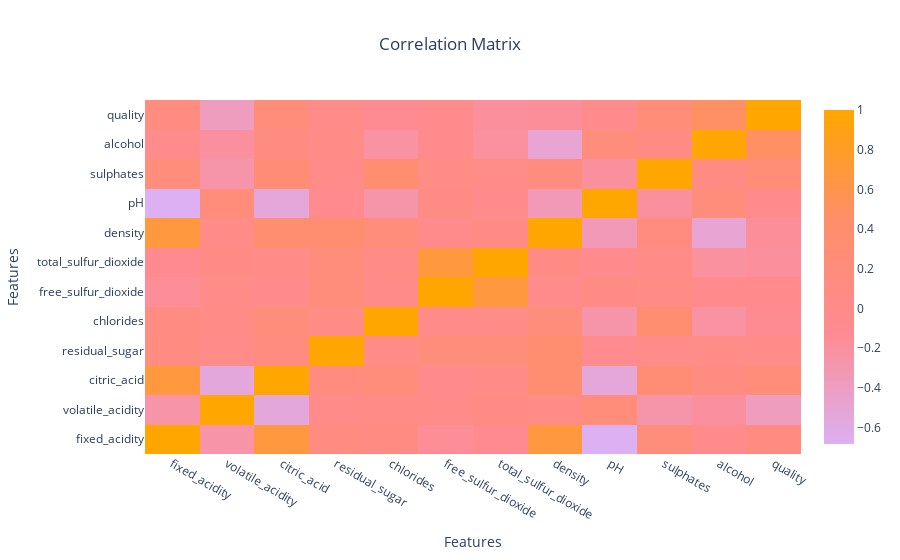

Source (notebook cell):
### Code cell
plot_heatmap(corr_matrix, ['#dcb0f2', '#ff8b91', '#ff8e6b', '#ffa600'])

### Figure 1 — Plotly figure (JSON) as saved in the notebook; plotly's stock layout.template omitted (floating-point values rounded to 4 significant figures; data arrays with more than 128 entries replaced by an {"elided": "..."} marker saying what was removed)
{"data": [{"colorscale": [[0.0, "#dcb0f2"], [0.3333, "#ff8b91"], [0.6667, "#ff8e6b"], [1.0, "#ffa600"]], "x": ["fixed_acidity", "volatile_acidity", "citric_acid", "residual_sugar", "chlorides", "free_sulfur_dioxide", "total_sulfur_dioxide", "density", "pH", "sulphates", "alcohol", "quality"], "y": ["fixed_acidity", "volatile_acidity", "citric_acid", "residual_sugar", "chlorides", "free_sulfur_dioxide", "total_sulfur_dioxide", "density", "pH", "sulphates", "alcohol", "quality"], "z": {"elided": "12x12 float values"}, "type": "heatmap"}], "layout": {"title": {"text": "Correlation Matrix", "x": 0.5}, "xaxis": {"title": {"text": "Features"}}, "yaxis": {"title": {"text": "Features"}}}}
